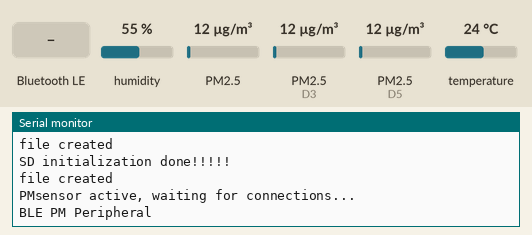
The program below on a simulated Arduino MKR. Shown: the last lines printed to the serial monitor. Wiring (inferred from the names in the program): 3 × dust sensor: data D0 / data D3 / data D5. The test bench sets the inputs (shaded band); at power-on: humidity 55 %, PM2.5 12 µg/m³, PM2.5 (sensors on D3, D5) 12 µg/m³, temperature 24 °C. The local clock reads 2024-03-15 10:24:30 at power-on unless the program sets it; storage starts empty; nothing arrives over Bluetooth unless stated; a phone connects over Bluetooth LE 3 s after start.

Above: at 1.2 s.
1.3 s: Bluetooth LE write "5" received
At 4.5 s:
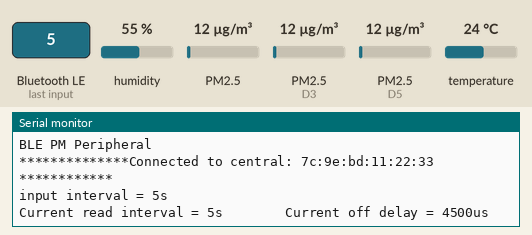
4.9 s: Bluetooth LE write "5" received
At 11.8 s:
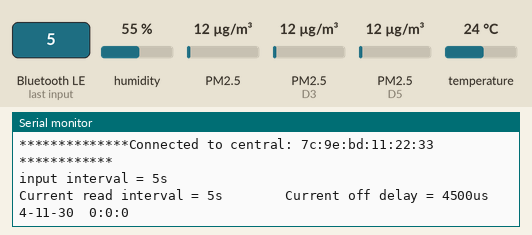

The program:

main.cpp
```cpp
#include <Arduino.h>
#include <string>
#include <string.h>
#include <WiFiNINA.h>
#include <utility/wifi_drv.h>
#include <ArduinoBLE.h>
#include <SPI.h>
#include <SD.h>
#include <DS3231.h>
#include <Wire.h>
#include <DHT.h>

/*
used for tensorflow that running on arduino; However, it wastes too much ram and flash
so we will just use the equation with the coeffiction that trained by the module;
This is just for illustration that tensorflow model can be run on Arduino
#include <EloquentTinyML.h>
#include "model.h"   //modle trained by concentration
#define NUM_INPUTS 5
#define NUM_OUTPUTS 1
#define Tensor_area 5*1024
Eloquent::TinyML::TfLite<NUM_INPUTS,NUM_OUTPUTS,Tensor_area> my_model;
*/

#define MODULE_USE_CONCENTRATION
// #define MODULE_USE_CONCENTRATION_WO_TEMPHUM
// #define MODULE_USE_LOWRATIO
// #define MODULE_USE_LOWRATIO_WO_TEMPHUM

#define STRINGSIZE 10
#define PM1 0
#define PM2 5
#define PM3 3
#define DHTpin 7
#define RED 25
#define GREEN 26
#define BLUE 27
#define sampletime_ms 500  //delay some time for value to stablize
#define defualtLEDDelay 10


#define DHTTYPE DHT11
#define SD_MAX_BLOCK    3900000  //for 1 GB : 10^9 / (25*#SD_BLOCK_WRITE_COUNT)
//#define SD_MAX_BLOCK    7900000  //for 2 GB : 2*10^9 /(25*#SD_BLOCK_WRITE_COUNT)
#define SD_BLOCK_WRITE_COUNT 30 //一个block含5条


/*filter features*/
#define windowSize 5
#define medianArrayLength 3

/******************************************************Global variables*****************************************************************/
/*Bluetooth service*/
BLEService PMservice("ef12c126-80cf-11ec-a8a3-0242ac120002"); // create service
BLECharacteristic PMCharacteristic("76b0499a-80ea-11ec-a8a3-0242ac120002", BLERead | BLENotify, "stringValue"); //characteristic for PM value
BLECharacteristic FreqCharacteristic("36612c92-80ea-11ec-a8a3-0242ac120002", BLEWrite, "stringValue"); //characteristic for change frequency
BLECharacteristic dateCharacteristic("f37e1b98-afdc-11ec-b909-0242ac120002", BLEWrite, "stringValue"); //characteristic for update time for RTC


/*define DHT temp&humid sensor port (D7) and type*/
DHT THsensor(DHTpin, DHTTYPE);


long LEDOffDelay = defualtLEDDelay; // LED off time. Initialized to 2999680 us (3s - 320us), 320us comes from sensor LED on delay + read delay

/*Bluetooth send out string*/
char serialPM[STRINGSIZE] = {0};


//median array index counter
int medianIndex = 0;
//moving avg filtering window size
int windowIndex = 0;

/*Arrays used to find median*/
float PM1MedianArray[medianArrayLength];
float PM2MedianArray[medianArrayLength];
float PM3MedianArray[medianArrayLength];
float TempMedianArray[medianArrayLength];
float HumidMedianArray[medianArrayLength];

/*arays used to calculate moving */
float PM1WindowArray[windowSize];
float PM2WindowArray[windowSize];
float PM3WindowArray[windowSize];
float TempWindowArray[windowSize];
float HumidWindowArray[windowSize];
float weightFactor = 0.5;


/*MRL and compensated PM values*/
float finalPM = 0;


/*structure to store data*/
typedef struct{
  float PMAnalog[3];
  float temp;
  float humid;
}Data;


typedef struct{
  float PMvalue;
  String time;
}SD_data;

Data PMD;
DS3231 myRTC;

String user_time;


/*SD config*/
SD_data      sd;
File         myfile;
uint32_t     entry_count;
uint32_t     dummytime; //for test
SD_data      RAM_BUFFER[SD_BLOCK_WRITE_COUNT];
uint32_t     BLOCK_COUNT;
bool         hot_swap;   //false when sd card is removed, true is sd card is installed
uint32_t     file_pointer;
File dataset;


/****************************************************************Setup*****************************************************************/
void setup() {  //version for no ble connection

  Serial.begin(9600);

  /*Initialize sensors */
  pinMode(PM1,INPUT);
  pinMode(PM2,INPUT);
  pinMode(PM3,INPUT);

  //waits for serial connection with a port
  while (!Serial);

  THsensor.begin();
  //my_model.begin(model);

  /*initialize SD module*/
  if (!SD.begin(4)) {
    Serial.println("SD initialization failed!");
    //while (1);
  }else{
    Serial.println("SD initialization done!!!!!");
      myfile = SD.open("PM.csv",O_READ | O_WRITE|O_CREAT);
      if(myfile) Serial.println("file created\n");
      myfile.close();
      entry_count = 0;
  }

  /*initializing RTC Module*/
  Wire.begin();
  /***for no ble connection only*******/
  myRTC.setClockMode(false);
  myRTC.setYear(22);
  myRTC.setMonth(3);
  myRTC.setDate(28);
  myRTC.setHour(14);
  myRTC.setMinute(54);
  myRTC.setSecond(48);
  /***for testing only*******/
}

void setup1() {   //version for BLE connection
  Serial.begin(9600);
  pinMode(A0,INPUT);
  pinMode(A1,INPUT);


  THsensor.begin();

  if (!SD.begin(4)) {
    Serial.println("SD initialization failed!");
    //while (1);
  }else{
    Serial.println("SD initialization done!!!!!");
  }
  myfile = SD.open("PM.csv",O_READ | O_WRITE|O_CREAT);
  if(myfile) Serial.println("file created\n");
  myfile.close();
  entry_count = 0;


      /*initializing BLE Module*/
  if (!BLE.begin()) {
    Serial.println("starting BLE failed!");
    //while (1); //xiaolei testing
  }else{
        BLE.setLocalName("PM sensor");
        BLE.setAdvertisedService(PMservice);
        Serial.println("PMsensor active, waiting for connections...");

        PMservice.addCharacteristic(PMCharacteristic);
        PMservice.addCharacteristic(FreqCharacteristic);
        PMservice.addCharacteristic(dateCharacteristic);

        BLE.addService(PMservice);
        BLE.advertise();

        Serial.println("BLE PM Peripheral");
  }

    //for testing:
  dataset = SD.open("PMvalue.csv",O_READ | O_WRITE|O_CREAT);
  dataset.close();
    /*initializing RTC Module*/
  Wire.begin();
  /***for no ble connection only*******/
  myRTC.setClockMode(false);
  myRTC.setYear(22);
  myRTC.setMonth(2);
  myRTC.setDate(28);
  myRTC.setHour(14);
  myRTC.setMinute(54);
  myRTC.setSecond(48);
  /***for testing only*******/


}

/********************************************Methods************************************************/

/*Quick sort Algorithm for medianArray. Algorith inspired from Algolist.net, viewd on March.26, 2022, available at: https://www.algolist.net/Algorithms/Sorting/Quicksort */
void quickSort(float arr[], int left, int right) {
  int i = left, j = right;
  float tmp;
  float pivot = arr[(left + right) / 2];

  /* partition */
  while (i <= j) {
    while ((arr[i] - pivot) < 0){
      i++;
    }
    while ((arr[j] - pivot) > 0){
      j--;
    }
    if (i <= j) {
      tmp = arr[i];
      arr[i] = arr[j];
      arr[j] = tmp;
      i++;
      j--;
    }
  }

  /* recursion */
  if (left < j){
    quickSort(arr, left, j);
  }
  if (i < right){
    quickSort(arr, i, right);
  }
}

/*Change the PM sensor reading freqeuncy to request frequency*/
inline void updateReadInterval(){
  Serial.println("");
  char inputInterval[10] = {0};
  FreqCharacteristic.readValue((void *)inputInterval,10);
  Serial.println("input interval = " + String(inputInterval) + "s        ");
  LEDOffDelay = (atoi(inputInterval) * 1000) - sampletime_ms;
  Serial.print("Current read interval = " + String((LEDOffDelay + sampletime_ms)/(1000)) + "s        ");
  Serial.print("Current off delay = " + String(LEDOffDelay) + "us");
  Serial.println("");
  Serial.println("");
}

/*update the time for rtc*/
void updateRTCTime(){
  char usertime[25] = {0};
  String timedata;
  int time_date[6] = {0};
  dateCharacteristic.readValue((void *)usertime,25);
  timedata = usertime;

  //Serial.println(usertime);

  time_date[0] = timedata.substring(0,2).toInt();
  time_date[1] = timedata.substring(2,4).toInt();
  time_date[2] = timedata.substring(4,6).toInt();
  time_date[3] = timedata.substring(6,8).toInt();
  time_date[4] = timedata.substring(8,10).toInt();
  time_date[5] = timedata.substring(10,12).toInt();


  myRTC.setClockMode(false);
  myRTC.setYear(time_date[0]);
  myRTC.setMonth(time_date[1]);
  myRTC.setDate(time_date[2]);
  myRTC.setHour(time_date[3]);
  myRTC.setMinute(time_date[4]);
  myRTC.setSecond(time_date[5]);

  bool flag = false;
  Serial.println(String(myRTC.getYear()) + "-" + myRTC.getMonth(flag) + "-" + myRTC.getDate()+ "  "+myRTC.getHour(flag,flag)+ ":"+ myRTC.getMinute()+ ":"+myRTC.getSecond());
}


/*serialize the data so that it could be send through BLE*/
inline void serialize(){
  bool flag = false;
  String realtime = String(myRTC.getYear()) + "." + String(myRTC.getMonth(flag)) + "."+ String(myRTC.getDate()) + "  "+ String(myRTC.getHour(flag,flag))+":"+String(myRTC.getMinute())+":"+String(myRTC.getSecond());

  sd.time = realtime;
  sd.PMvalue = finalPM;
}

void SD_write(){

  serialize();
  RAM_BUFFER[entry_count] = sd;
  entry_count++;


  //if ram buffer is full; move data from ram to sd card
  if(entry_count == SD_BLOCK_WRITE_COUNT){
    if(!SD.begin(4)){
        entry_count = 0;
        Serial.println("WARNING: SD card is not present!\n");
        return;
    }else{
        if(SD.exists("PM.csv")){
          myfile = SD.open("PM.csv",O_READ | O_WRITE);
          myfile.seek(file_pointer);
          Serial.println("log: file opened");
        }else{
          myfile = SD.open("PM.csv",O_READ | O_WRITE | O_CREAT);
          myfile.seek(0);
          Serial.println("log: file created");
          BLOCK_COUNT = 0;
        }
    }


  if(myfile){
    //If full, use circular buffer, write from beginning;
    if(BLOCK_COUNT==SD_MAX_BLOCK){
      myfile.seek(0);
      //Serial.println(myfile.position());
      BLOCK_COUNT = 0;
      Serial.println("log: circular buffer wrap around");
    }

    for(int i = 0; i<SD_BLOCK_WRITE_COUNT;i++){
      String buf = RAM_BUFFER[i].time + "," + String(RAM_BUFFER[i].PMvalue);
      myfile.println(buf);
    }
  file_pointer = myfile.position();
      //next update!!!!    don't delete, when rtc is ready
      //prevent hot swap during writing. writing is not finished
      //file_pointer = file_pointer - file_pointer%SD_ENTRY_SIZE;

      entry_count = 0;
      BLOCK_COUNT++;
      myfile.close();
      Serial.println("log : WRITE DONE ********\n");
    }else{
      Serial.println("WARNING: file open error\n");
    }
  }
}

/*algorithm for PM conversion      Machine Learning goes here*/
void calcPM(){

  /*prediction by using TinyML
    float input[NUM_INPUTS] = {PMD.PMAnalog[0],PMD.PMAnalog[1],PMD.PMAnalog[2],PMD.humid,PMD.temp};
    finalPM = my_model.predict(input);
  */

#if defined(MODULE_USE_CONCENTRATION)

  finalPM = 0.6501466*PMD.PMAnalog[0] + 0.00596511* PMD.PMAnalog[1] + 0.88111126 * PMD.PMAnalog[2] + 25.065847 * PMD.humid + (-11.856685) * PMD.temp + 6.8888903;

#elif defined(MODULE_USE_CONCENTRATION_WO_TEMPHUM)

  finalPM = 0.6501466*PMD.PMAnalog[0] + 0.00596511* PMD.PMAnalog[1] + 0.88111126 * PMD.PMAnalog[2] + 25.065847 * PMD.humid + (-11.856685) * PMD.temp + 6.8888903;

#elif defined(MODULE_USE_LOWRATIO)

  finalPM = 0.6501466*PMD.PMAnalog[0] + 0.00596511* PMD.PMAnalog[1] + 0.88111126 * PMD.PMAnalog[2] + 25.065847 * PMD.humid + (-11.856685) * PMD.temp + 6.8888903;

#elif defined(MODULE_USE_LOWRATIO_WO_TEMPHUM)

  finalPM = 0.6501466*PMD.PMAnalog[0] + 0.00596511* PMD.PMAnalog[1] + 0.88111126 * PMD.PMAnalog[2] + 25.065847 * PMD.humid + (-11.856685) * PMD.temp + 6.8888903;

#else
  Serial.println("please select a module for multivariable linear regresion");
  while(1);
#endif


  Serial.print("the final PM after learning is:  ");
  Serial.print(finalPM);
  Serial.println("    ug/m3");

}


/*Send sensor's value out to smartphone*/
void sendData(){
  sprintf(serialPM,"%f",finalPM);
  PMCharacteristic.writeValue(serialPM);
  memset(serialPM, '0',STRINGSIZE);
}


void gen_data_set(){

  String buf = String(PMD.PMAnalog[0])+ "," + String(PMD.PMAnalog[1])+ "," + String(PMD.PMAnalog[2])+ "," + String(PMD.humid)+ "," + String(PMD.temp)+ ",";
  Serial.println(buf);

}


void filter(){
      //find the medians
    if (medianIndex >= medianArrayLength-1){
      quickSort(PM1MedianArray,0, medianArrayLength-1);
      quickSort(PM2MedianArray,0, medianArrayLength-1);
      quickSort(PM3MedianArray,0, medianArrayLength-1);
      quickSort(TempMedianArray,0, medianArrayLength-1);
      quickSort(HumidMedianArray,0, medianArrayLength-1);

      PMD.PMAnalog[0] = PM1MedianArray[(medianArrayLength-1)/2];
      PMD.PMAnalog[1] = PM2MedianArray[(medianArrayLength-1)/2];
      PMD.PMAnalog[2] = PM3MedianArray[(medianArrayLength-1)/2];
      PMD.temp = TempMedianArray[(medianArrayLength-1)/2];
      PMD.humid = HumidMedianArray[(medianArrayLength-1)/2];


      //update the moving average window,if the number of data is < 10, skip the filtering process
      if (windowIndex < windowSize-1){

        PM1WindowArray[windowIndex] = PMD.PMAnalog[0];
        PM2WindowArray[windowIndex] = PMD.PMAnalog[1];
        PM3WindowArray[windowIndex] = PMD.PMAnalog[2];
        TempWindowArray[windowIndex] = PMD.temp;
        HumidWindowArray[windowIndex] = PMD.humid;

        windowIndex ++;
      }else{
        //shift all elements left by 1 in the window
        float PM1Sum = 0;
        float PM2Sum = 0;
        float PM3Sum = 0;
        float TempSum = 0;
        float HumidSum = 0;

        for (int i = 1; i <= windowSize; i++){
          PM1WindowArray[i-1] = PM1WindowArray[i];
          PM2WindowArray[i-1] = PM2WindowArray[i];
          PM3WindowArray[i-1] = PM3WindowArray[i];
          TempWindowArray[i-1] = TempWindowArray[i];
          HumidWindowArray[i-1] = HumidMedianArray[i];
        }

        //update the window's last element by current reading
        PM1WindowArray[windowSize-1] = PMD.PMAnalog[0];
        PM2WindowArray[windowSize-1] = PMD.PMAnalog[1];
        PM3WindowArray[windowSize-1] = PMD.PMAnalog[2];
        TempWindowArray[windowSize-1] = PMD.temp;
        HumidWindowArray[windowSize-1] = PMD.humid;

        //calculate the sum of the previous 9 values
        for (int j = 0; j < windowSize-1; j++){
          PM1Sum += PM1WindowArray[j];
          PM2Sum += PM2WindowArray[j];
          PM3Sum += PM3WindowArray[j];
          TempSum += TempWindowArray[j];
          HumidSum += HumidWindowArray[j];
        }

        //calculate the moving avg
        PMD.PMAnalog[0] = float((PM1WindowArray[windowSize-1]*weightFactor)+((PM1Sum/float(windowSize-1))*(1-weightFactor)));
        PMD.PMAnalog[1] = float((PM2WindowArray[windowSize-1]*weightFactor)+((PM2Sum/float(windowSize-1))*(1-weightFactor)));
        PMD.PMAnalog[2] = float((PM3WindowArray[windowSize-1]*weightFactor)+((PM3Sum/float(windowSize-1))*(1-weightFactor)));
        PMD.temp = float((TempWindowArray[windowSize-1]*weightFactor)+(TempSum/float(windowSize-1))*(1-weightFactor));
        PMD.humid = float((HumidWindowArray[windowSize-1]*weightFactor)+(HumidSum/float(windowSize-1))*(1-weightFactor));


        gen_data_set();
        calcPM();


      }

      medianIndex = 0;
   }else{
    medianIndex ++;
  }
}


/*Activate and read values from the sensor*/
void sense(){

  /*Sensor variables*/
  unsigned long starttime;

  unsigned long duration1;
  unsigned long duration2;
  unsigned long duration3;
  unsigned long lowpulseoccupancy1 = 0;
  unsigned long lowpulseoccupancy2 = 0;
  unsigned long lowpulseoccupancy3 = 0;
  float ratio1 = 0;
  float ratio2 = 0;
  float ratio3 = 0;
  float concentration1 = 0;
  float concentration2 = 0;
  float concentration3 = 0;


  starttime = millis();
  while(1){
    duration1 = pulseIn(PM1, LOW);
    duration2 = pulseIn(PM2, LOW);
    duration3 = pulseIn(PM3, LOW);


    lowpulseoccupancy1 = lowpulseoccupancy1+duration1;
    lowpulseoccupancy2 = lowpulseoccupancy2+duration2;
    lowpulseoccupancy3 = lowpulseoccupancy3+duration3;

    if ((millis()-starttime) > sampletime_ms){//if the sampel time == 30s
      ratio1 = lowpulseoccupancy1/(sampletime_ms*10.0);  // Integer percentage 0=>100
      concentration1 = 1.1*pow(ratio1,3)-3.8*pow(ratio1,2)+520*ratio1+0.62; // using spec sheet curve

      ratio2 = lowpulseoccupancy2/(sampletime_ms*10.0);  // Integer percentage 0=>100
      concentration2 = 1.1*pow(ratio2,3)-3.8*pow(ratio2,2)+520*ratio2+0.62;

      ratio3 = lowpulseoccupancy3/(sampletime_ms*10.0);  // Integer percentage 0=>100
      concentration2 = 1.1*pow(ratio2,3)-3.8*pow(ratio2,2)+520*ratio2+0.62;


      lowpulseoccupancy1 = 0;
      lowpulseoccupancy2 = 0;
      lowpulseoccupancy3 = 0;

      break;
    }
  }


   //reading takes 250ms, data refresh takes 2s in the sensor
  float currentTemp = THsensor.readTemperature();
  float currentHum = THsensor.readHumidity();


  if (isnan(currentTemp) || isnan(currentHum)){
    //if the temperature & humidity sensors are not reading values, use the mid;
    PMD.temp = TempMedianArray[medianIndex];
    PMD.humid = HumidMedianArray[medianIndex];
  } else {
    PMD.temp = currentTemp;
    PMD.humid = currentHum;
  }


#if defined(MODULE_USE_CONCENTRATION) || defined(MODULE_USE_CONCENTRATION_WO_TEMPHUM)
  PM1MedianArray[medianIndex] = concentration1;
  PM2MedianArray[medianIndex] = concentration2;
  PM3MedianArray[medianIndex] = concentration2;
#else
  PM1MedianArray[medianIndex] = ratio1;
  PM2MedianArray[medianIndex] = ratio2;
  PM3MedianArray[medianIndex] = ratio2;
#endif


  // //update the arrays for temperature and humidity
  TempMedianArray[medianIndex] = PMD.temp;
  HumidMedianArray[medianIndex] = PMD.humid;

  filter();


  delay(LEDOffDelay);

}


/*********************************************Main loop***************************************************/
void loop(){
  sense();
  //SD_write();   //xiaoleit testing for data set collection

}

void loop1() {

    /*to be implemented */
    /*set back to defualt(no ble connection frequency*/
    sense();
    SD_write();


    //listen for BLE peripheral devices to connect
    BLEDevice central = BLE.central();

    // if a central is connected to smartphone
    if (central) {
      //print central's MAC address
      Serial.println("");
      Serial.print("**************Connected to central: ");
      Serial.println(central.address());
      Serial.println("************");
      Serial.println("");

      // When arduino is still connected to smartphone
      while (central.connected()) {
        if (FreqCharacteristic.written()) {
          updateReadInterval();
        }

        if(dateCharacteristic.written()){
          updateRTCTime();
        }

        //send data out to smartphone
        sense();
        sendData();
        SD_write();
      }
      //after connection is finished
      Serial.println("************Bluetooth disconected from central:");
      Serial.println(central.address());
      Serial.println("************");
    }

    LEDOffDelay = defualtLEDDelay;

}
```

Measured:
- after the input at 1.3 s, the serial monitor: prints a new line after 2.3 s (image 1)
- after the input at 4.9 s, the serial monitor: prints a new line after 6.5 s (image 2)
